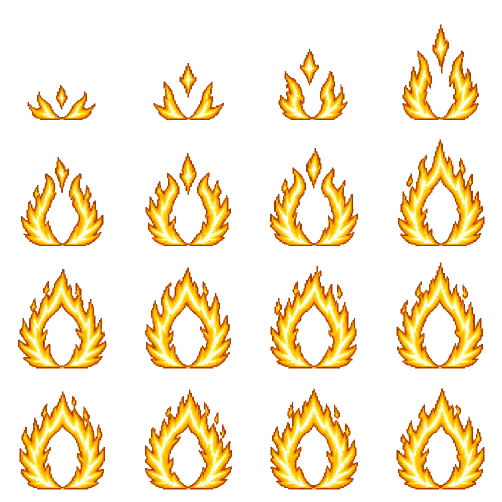
#> input picture concept/goku/aura-thor-captain/source.generated.png, 1004 x 1004 px, given in place of 00.png, which was not available (shown at 1/2 size)
$ python pixel-export.py
#> lines starting #> are read from the running program, lines starting #| are printed output that depends on the picture; pictures that were not available may be replaced by others from this repository, and a replacement may not be noted
from pathlib import Path
from PIL import Image
import hashlib,json,numpy as np
HERE=Path(__file__).resolve().parent
PUBLIC=HERE.parents[2]/"apps/client/public/sprites"
board=Image.new("RGBA",(640,640))
#> board: PIL image 640x640 RGBA; every value is 0
for n in range(16):
    f=Image.open(HERE/"frames"/f"{n:02d}.png").resize((160,160),Image.Resampling.NEAREST)
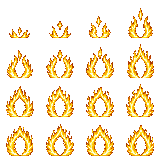
#> f: PIL image 160x160 RGBA; mean R, G, B, A 53.1, 38.9, 10.8, 58.1; transparent parts drawn white
    board.paste(f,((n%4)*160,(n//4)*160))
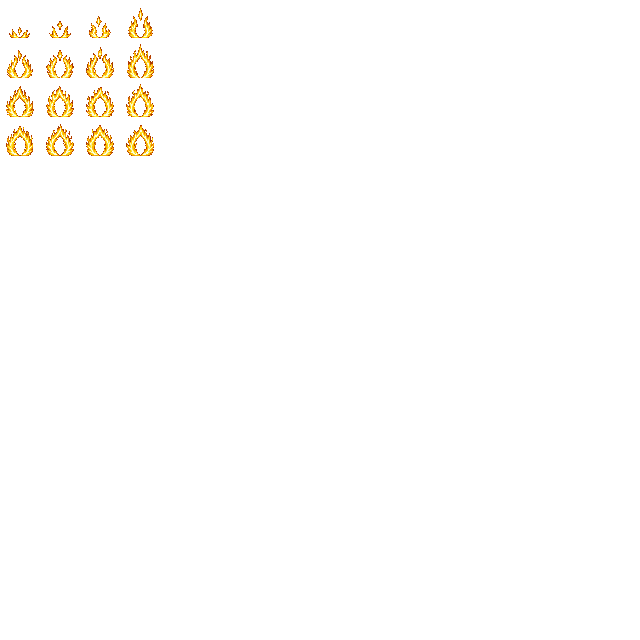
#> board: PIL image 640x640 RGBA; mean R, G, B, A 3.3, 2.4, 0.7, 3.6; transparent parts drawn white
#> pass 2 of the loop `for n in range(16):`:
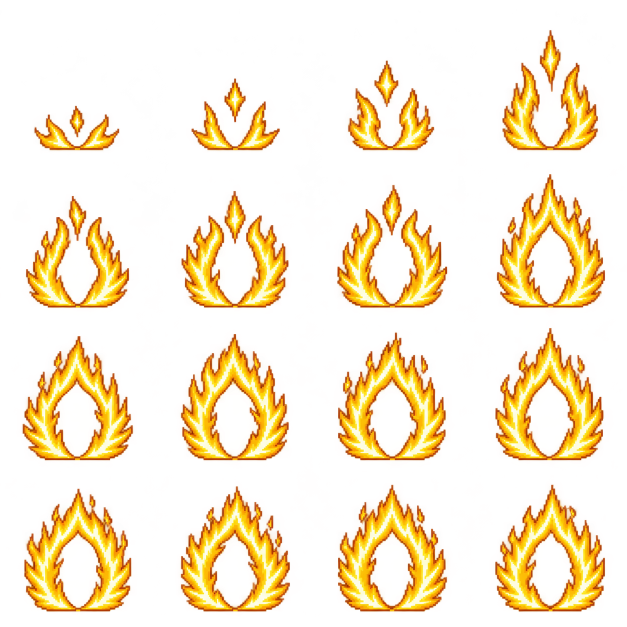
#> input picture concept/goku/aura-thor-captain/source.raw.png, 1254 x 1254 px, given in place of 01.png, which was not available (shown at 1/2 size)
#> `f=Image.open(HERE/"frames"/f"{n:02d}.png").resize((160,160),Image.Resa..`:
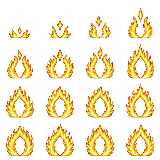
#> f: PIL image 160x160 RGBA; mean R, G, B, A 101.9, 59.6, 11.8, 57.5; transparent parts drawn white
#> `board.paste(f,((n%4)*160,(n//4)*160))`:
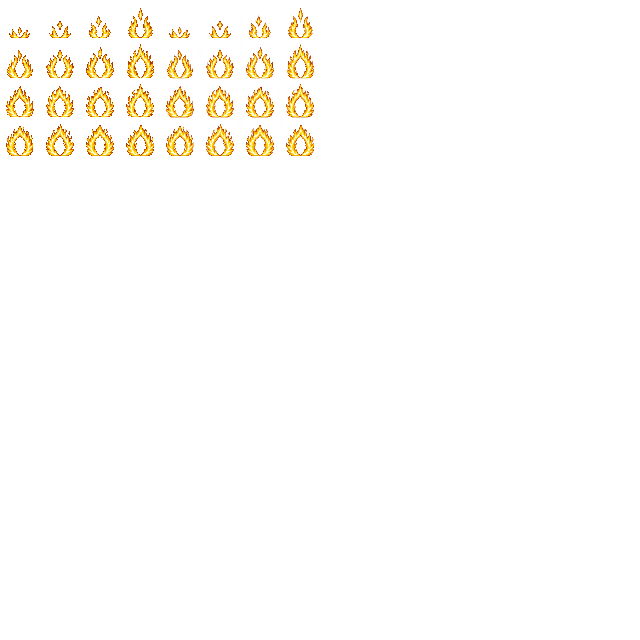
#> board: PIL image 640x640 RGBA; mean R, G, B, A 9.7, 6.2, 1.4, 7.2; transparent parts drawn white
#> (the run stopped early here; a loop or call above may not have finished)
